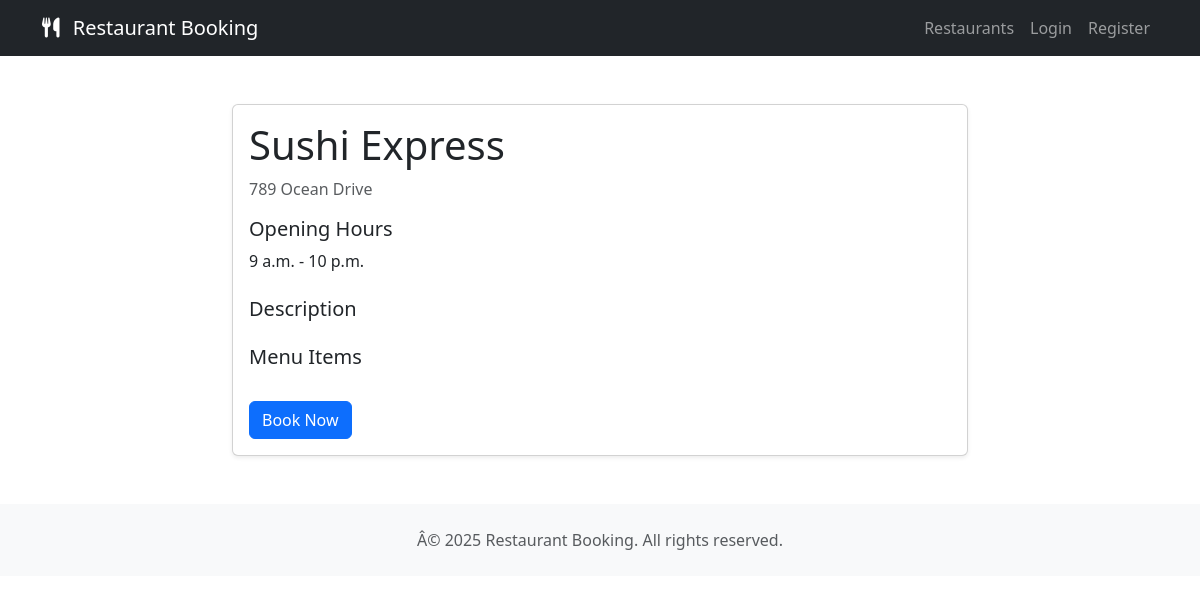
/restaurant/7/, run on the app's committed database.
### restaurant/models.py (models this page shows, shortened)
class Restaurant(models.Model):
    name = models.CharField(max_length=100)
    address = models.CharField(max_length=200)
    description = models.TextField(blank=True)
    opening_time = models.TimeField(default=datetime.strptime('09:00', '%H:%M').time())
    closing_time = models.TimeField(default=datetime.strptime('22:00', '%H:%M').time())
    capacity = models.IntegerField(default=50)
    contact_number = models.CharField(max_length=20)
    email = models.EmailField()

### restaurant/views.py (the view)
# urls.py: path('restaurant/<int:restaurant_id>/', views.restaurant_detail, name='restaurant_detail'),
def restaurant_detail(request, restaurant_id):
    print("\n=== Restaurant Detail View Debug ===")
    restaurant = get_object_or_404(Restaurant, id=restaurant_id)
    menu_items = MenuItem.objects.filter(restaurant=restaurant)
    print(f"Showing details for restaurant: {restaurant.name}")
    print(f"Found {menu_items.count()} menu items")
    print("=== End Debug ===\n")
    return render(request, 'restaurant/restaurant_detail.html', {
        'restaurant': restaurant,
        'menu_items': menu_items
    })

### restaurant/templates/restaurant/restaurant_detail.html (shortened to what this page needs)
{% extends "base.html" %}
{% block content %}
<div class="container my-5">
    <div class="row">
        <div class="col-lg-8 mx-auto">
            <div class="card shadow-sm">
                <div class="card-body">
                    <h1 class="card-title">{{ restaurant.name }}</h1>
                    <p class="text-muted">{{ restaurant.address }}</p>
                    <div class="mb-4">
                        <h5>Opening Hours</h5>
                        <p>{{ restaurant.opening_time }} - {{ restaurant.closing_time }}</p>
                    </div>
                    <div class="mb-4">
                        <h5>Description</h5>
                    </div>
                    <div class="mb-4">
                        <h5>Menu Items</h5>
                    </div>
                    <a href="{% url 'book_restaurant' restaurant.id %}" class="btn btn-primary">
                        Book Now
                    </a>
                </div>
            </div>
        </div>
    </div>
</div>
{% endblock %}

### data on the page
Restaurant: name "Sushi Express", address "789 Ocean Drive", opening_time "9 a.m.", closing_time "10 p.m."
